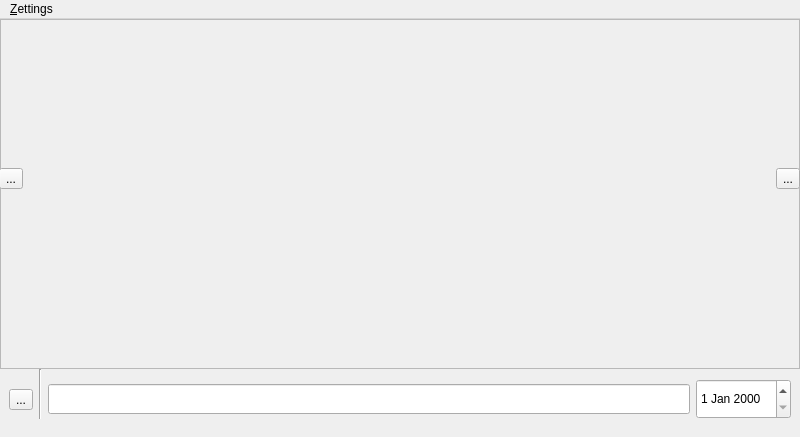
<?xml version="1.0" encoding="UTF-8"?>
<ui version="4.0">
 <class>MainWindow</class>
 <widget class="QMainWindow" name="MainWindow">
  <property name="geometry">
   <rect>
    <x>0</x>
    <y>0</y>
    <width>800</width>
    <height>437</height>
   </rect>
  </property>
  <property name="windowTitle">
   <string>MainWindow</string>
  </property>
  <widget class="QWidget" name="centralwidget">
   <property name="minimumSize">
    <size>
     <width>0</width>
     <height>400</height>
    </size>
   </property>
   <widget class="QGraphicsView" name="graphicsView">
    <property name="enabled">
     <bool>false</bool>
    </property>
    <property name="geometry">
     <rect>
      <x>0</x>
      <y>0</y>
      <width>800</width>
      <height>350</height>
     </rect>
    </property>
    <property name="sizePolicy">
     <sizepolicy hsizetype="Expanding" vsizetype="Expanding">
      <horstretch>0</horstretch>
      <verstretch>0</verstretch>
     </sizepolicy>
    </property>
    <property name="minimumSize">
     <size>
      <width>800</width>
      <height>350</height>
     </size>
    </property>
    <property name="maximumSize">
     <size>
      <width>800</width>
      <height>350</height>
     </size>
    </property>
   </widget>
   <widget class="QStackedWidget" name="stackedWidget">
    <property name="geometry">
     <rect>
      <x>9</x>
      <y>350</y>
      <width>782</width>
      <height>50</height>
     </rect>
    </property>
    <property name="minimumSize">
     <size>
      <width>0</width>
      <height>50</height>
     </size>
    </property>
    <property name="currentIndex">
     <number>1</number>
    </property>
    <widget class="QWidget" name="page_3">
     <widget class="QWidget" name="widget" native="true">
      <property name="geometry">
       <rect>
        <x>0</x>
        <y>0</y>
        <width>782</width>
        <height>61</height>
       </rect>
      </property>
      <layout class="QHBoxLayout" name="horizontalLayout">
       <item>
        <layout class="QHBoxLayout" name="horizontalLayout_7">
         <item>
          <widget class="QToolButton" name="toolButton">
           <property name="text">
            <string>...</string>
           </property>
           <property name="icon">
            <iconset resource="todoy.qrc">
             <normaloff>:/no/sketch_freedraw.png</normaloff>:/no/sketch_freedraw.png</iconset>
           </property>
          </widget>
         </item>
         <item>
          <widget class="Line" name="line_2">
           <property name="orientation">
            <enum>Qt::Vertical</enum>
           </property>
          </widget>
         </item>
         <item>
          <widget class="QToolButton" name="toolButton_color">
           <property name="text">
            <string>...</string>
           </property>
           <property name="icon">
            <iconset resource="todoy.qrc">
             <normaloff>:/no/control_personalization.png</normaloff>:/no/control_personalization.png</iconset>
           </property>
          </widget>
         </item>
         <item>
          <widget class="QToolButton" name="toolButton_undo">
           <property name="text">
            <string>...</string>
           </property>
           <property name="icon">
            <iconset resource="todoy.qrc">
             <normaloff>:/no/general_undo.png</normaloff>:/no/general_undo.png</iconset>
           </property>
          </widget>
         </item>
         <item>
          <widget class="Line" name="line">
           <property name="orientation">
            <enum>Qt::Vertical</enum>
           </property>
          </widget>
         </item>
         <item>
          <widget class="QToolButton" name="toolButton_trash">
           <property name="text">
            <string>...</string>
           </property>
           <property name="icon">
            <iconset resource="todoy.qrc">
             <normaloff>:/no/camera_delete.png</normaloff>:/no/camera_delete.png</iconset>
           </property>
          </widget>
         </item>
         <item>
          <widget class="QToolButton" name="toolButton_save">
           <property name="text">
            <string>...</string>
           </property>
           <property name="icon">
            <iconset resource="todoy.qrc">
             <normaloff>:/no/notes_save.png</normaloff>:/no/notes_save.png</iconset>
           </property>
          </widget>
         </item>
        </layout>
       </item>
       <item>
        <spacer name="horizontalSpacer">
         <property name="orientation">
          <enum>Qt::Horizontal</enum>
         </property>
         <property name="sizeHint" stdset="0">
          <size>
           <width>40</width>
           <height>40</height>
          </size>
         </property>
        </spacer>
       </item>
       <item>
        <widget class="QDateEdit" name="dateEdit">
         <property name="sizePolicy">
          <sizepolicy hsizetype="Minimum" vsizetype="Fixed">
           <horstretch>0</horstretch>
           <verstretch>40</verstretch>
          </sizepolicy>
         </property>
         <property name="minimumSize">
          <size>
           <width>0</width>
           <height>40</height>
          </size>
         </property>
        </widget>
       </item>
      </layout>
     </widget>
    </widget>
    <widget class="QWidget" name="page_4">
     <widget class="QWidget" name="widget_2" native="true">
      <property name="geometry">
       <rect>
        <x>0</x>
        <y>0</y>
        <width>782</width>
        <height>61</height>
       </rect>
      </property>
      <layout class="QHBoxLayout" name="horizontalLayout_5">
       <item>
        <widget class="QToolButton" name="toolButton_3">
         <property name="text">
          <string>...</string>
         </property>
         <property name="icon">
          <iconset resource="todoy.qrc">
           <normaloff>:/no/widgets_time_editor.png</normaloff>:/no/widgets_time_editor.png</iconset>
         </property>
        </widget>
       </item>
       <item>
        <widget class="Line" name="line_3">
         <property name="orientation">
          <enum>Qt::Vertical</enum>
         </property>
        </widget>
       </item>
       <item>
        <widget class="QLineEdit" name="lineEdit">
         <property name="minimumSize">
          <size>
           <width>0</width>
           <height>30</height>
          </size>
         </property>
        </widget>
       </item>
       <item>
        <widget class="QDateEdit" name="dateEdit_2">
         <property name="sizePolicy">
          <sizepolicy hsizetype="Minimum" vsizetype="Fixed">
           <horstretch>0</horstretch>
           <verstretch>40</verstretch>
          </sizepolicy>
         </property>
         <property name="minimumSize">
          <size>
           <width>0</width>
           <height>40</height>
          </size>
         </property>
        </widget>
       </item>
      </layout>
     </widget>
    </widget>
   </widget>
   <widget class="QWidget" name="horizontalLayoutWidget">
    <property name="geometry">
     <rect>
      <x>-1</x>
      <y>120</y>
      <width>801</width>
      <height>80</height>
     </rect>
    </property>
    <layout class="QHBoxLayout" name="horizontalLayout_2">
     <item>
      <widget class="QToolButton" name="toolButton_2">
       <property name="text">
        <string>...</string>
       </property>
       <property name="icon">
        <iconset resource="todoy.qrc">
         <normaloff>:/no/general_back.png</normaloff>:/no/general_back.png</iconset>
       </property>
      </widget>
     </item>
     <item>
      <spacer name="horizontalSpacer_2">
       <property name="orientation">
        <enum>Qt::Horizontal</enum>
       </property>
       <property name="sizeHint" stdset="0">
        <size>
         <width>40</width>
         <height>20</height>
        </size>
       </property>
      </spacer>
     </item>
     <item>
      <widget class="QToolButton" name="toolButton_4">
       <property name="text">
        <string>...</string>
       </property>
       <property name="icon">
        <iconset resource="todoy.qrc">
         <normaloff>:/no/general_forward.png</normaloff>:/no/general_forward.png</iconset>
       </property>
      </widget>
     </item>
    </layout>
   </widget>
  </widget>
  <widget class="QMenuBar" name="menubar">
   <property name="geometry">
    <rect>
     <x>0</x>
     <y>0</y>
     <width>800</width>
     <height>37</height>
    </rect>
   </property>
   <widget class="QMenu" name="menuSettings">
    <property name="title">
     <string>&amp;Zettings</string>
    </property>
    <addaction name="actionSettings"/>
    <addaction name="actionSave"/>
    <addaction name="actionLoad"/>
    <addaction name="actionAbout"/>
    <addaction name="actionSync"/>
    <addaction name="actionQuit"/>
   </widget>
   <addaction name="menuSettings"/>
  </widget>
  <action name="actionSettings">
   <property name="text">
    <string>&amp;preferences</string>
   </property>
  </action>
  <action name="actionAbout">
   <property name="text">
    <string>&amp;about</string>
   </property>
  </action>
  <action name="actionSave">
   <property name="text">
    <string>&amp;save</string>
   </property>
  </action>
  <action name="actionLoad">
   <property name="text">
    <string>&amp;load</string>
   </property>
  </action>
  <action name="actionQuit">
   <property name="text">
    <string>quit</string>
   </property>
  </action>
  <action name="actionSync">
   <property name="text">
    <string>sync</string>
   </property>
  </action>
 </widget>
 <resources>
  <include location="todoy.qrc"/>
 </resources>
 <connections/>
</ui>
